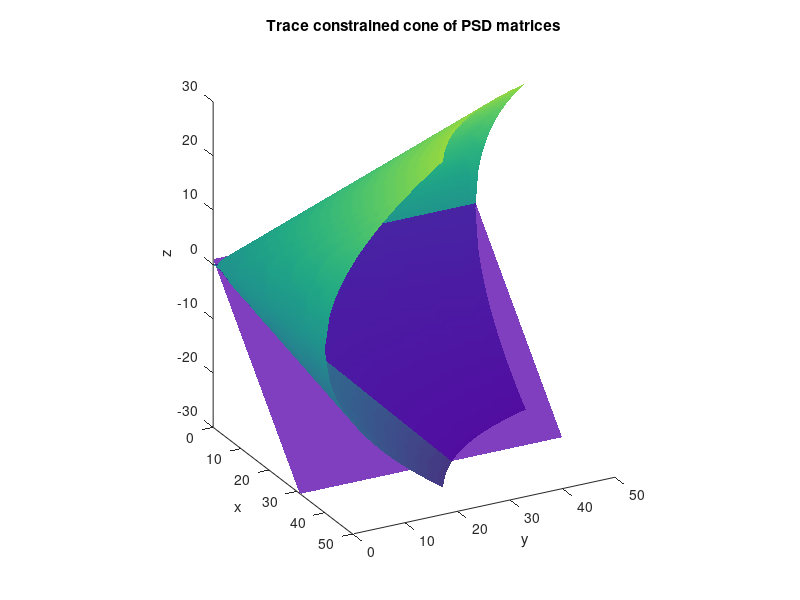

Source code (MATLAB):
clear all;
close all;
hold on;
axis equal;

x = 0:1:40;
y = 0:1:50;

set(gcf,'color','w');
[X,Y] = meshgrid(x,y);
Z = sqrt(X.*Y);

% Plot the lower half of the cone
surf(X,Y,-Z,'edgecolor','none');
surf(X,Y,Z,'edgecolor','none');
shading interp

% Define grid points
[X, Y] = meshgrid(linspace(0, 40, 50), linspace(0, 50, 50));

% Define the plane x + z = 1
Z_plane = 1 - X;

% Plot the plane
surf(X, Y, Z_plane, 'FaceAlpha', 0.5, 'EdgeColor', 'none', 'FaceColor', 'red');

% Plot the feasible region below the plane
% Create a mask for the feasible region
% mask = (X + Z_plane >= 0);  % Only plot below the plane

% Set values outside the feasible region to NaN
% Z_plane(~mask) = NaN;

% Plot the feasible region (intersection between cone and plane)
surf(X, Y, Z_plane, 'FaceAlpha', 0.5, 'EdgeColor', 'none', 'FaceColor', 'blue');

xlabel('x');
ylabel('y');
zlabel('z');
title('Trace constrained cone of PSD matrices');
axis equal;

view([62,24]);
xlim([0 50])
zlim([-30 30])

